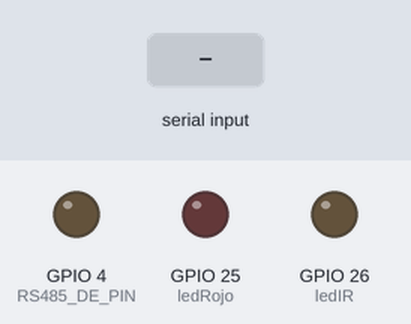
This sketch was run on a simulated ESP32. Parts: output pins drawn as LEDs (lit = HIGH). The inputs (shaded band) are chosen by the test bench. What the sketch prints to the serial monitor is not drawn.

Above: at 0.76 s.
1.3 s: "S90\n" received over the second serial link
At 1.72 s:
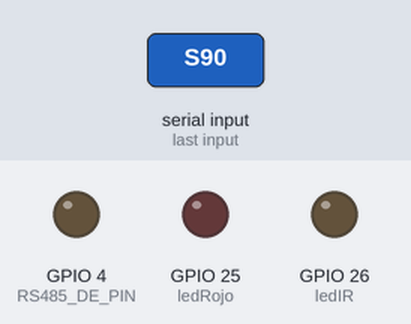
4.3 s: "B90\n" received over the second serial link
At 4.6 s:
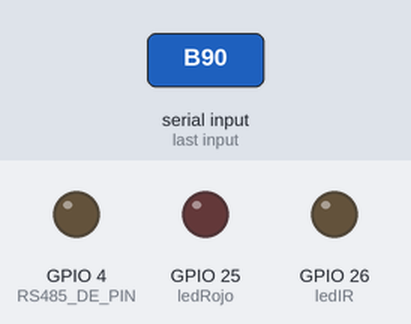
Timing chart, 0 to 13.3 s (numbered marks = the images above; inputs shaded):
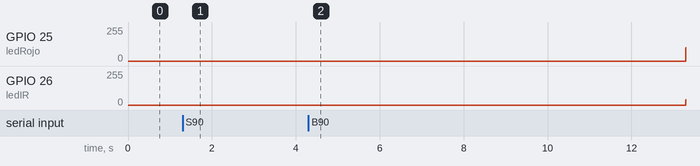

The sketch:

CODIGO_ESP32_485.ino
```cpp
#include <Wire.h>
#include <Adafruit_MCP4725.h>

Adafruit_MCP4725 dac;

const int ledRojo = 25; //Pin para encender diodo Rojo
const int ledIR   = 26; // pin para encender diodo IR

//CONFIGURACIÓN PRINCIPAL
float SpO2_target = 90.0;      // En este parametro se configura el oxigeno del fantoma. Esta pensado para funcionar entre 90 a 100%
int BPM = 90;                  // Ritmo cardíaco (60–100)

//Parámetros LED
const int LED_INTENSITY = 100; // Intensidad con la cual se encienden los diodos tanto rojo como IR
const int LED_BIAS      = 40; // Intensidad base con la cual quedan los diodos, para evitar que se pierda la señal.

//Parámetros morfológicos PPG
float systolicSharpness   = 1.2; // Valor para la formula de Ascenso Sistolico
float dicroticNotchDepth  = 0.4; // Valor para profundidad en muesca dicrotica
float diastolicPeakHeight = 0.8; // Altura del pico diastolico

const int pointsPerCycle = 200; //Cantidad de puntos en cada "latido", con 100 falla en bajos BPM
float x = 0;
bool isRed = true;
unsigned long lastUpdate = 0;

// Variables globales de ratio (calculadas en setup/loop según SpO2_target)
float R_red, R_ir;

//CONFIGURACIÓN RS485
#define RS485_DE_PIN  4  // Pin DE/RE del módulo MAX485 (conectado a GPIO17 del ESP32)
#define RS485_RE_PIN  4  // Misma pin para DE y RE (normalmente se conectan juntos)
HardwareSerial RS485Serial(2); // Usamos Serial2 (UART2) del ESP32

String receivedCommand = "";

//FUNCIÓN CALIBRADA PARA MEDITECH G3H
void updateRatiosFromSpO2(float spo2) { // Debido a que no se encontro una formula en la cual pueda simular de manera adecuada el SpO2
  if (spo2 >= 100.0) {// Los valores se crearon de manera manual, de manera de prueba y error.
    R_red = 0.35;
    R_ir  = 0.05;
  }
  else if (spo2 == 99.0) {
    R_red = 0.01;
    R_ir  = 1.2;
  }
  else if (spo2 == 98.0) {
    R_red = 0.4;
    R_ir  = 1.1;
  }
  else if (spo2 == 97.0) {
    R_red = 0.31;
    R_ir  = 1.0;
  }
  else if (spo2 == 96.0) {
    R_red = 0.2;
    R_ir  = 0.8;
  }
  else if (spo2 == 95.0) {
    R_red = 0.3;
    R_ir  = 1.77;
  }
  else if (spo2 == 94.0) {
    R_red = 0.38;
    R_ir  = 1.9;
  }
  else if (spo2 == 93.0) {
    R_red = 0.38;
    R_ir  = 1.85;
  }
  else if (spo2 == 92.0) {
    R_red = 0.28;
    R_ir  = 1.85;
  }
  else if (spo2 == 91.0) {
    R_red = 0.80;
    R_ir  = 1.85;
  }
  else if (spo2 == 90.0) {
    R_red = 0.1;
    R_ir  = 0.8;
  }
  else {
    R_red = 0.8;
    R_ir  = 0.05;
  }

  if (spo2 >= 95.0) {
    systolicSharpness = 1.2;
    dicroticNotchDepth = 0.4;
    diastolicPeakHeight = 0.8;
  } else if (spo2 >= 90.0) {
    systolicSharpness = 1.2;
    dicroticNotchDepth = 0.4;
    diastolicPeakHeight = 0.8;
  } else {
    systolicSharpness = 1.4;
    dicroticNotchDepth = 0.02;
    diastolicPeakHeight = 0.05;
  }

  // Limitar rangos físicos
  R_red = constrain(R_red, 0.01, 5.0);
  R_ir  = constrain(R_ir,  0.05, 5.0);
}

//FUNCIÓN: Calcular intervalo de muestreo
unsigned long getPointInterval() {
  float beatsPerSecond = BPM / 60.0;
  return (unsigned long)(1000000.0 / (beatsPerSecond * pointsPerCycle));
}

//SETUP
void setup() {
  Serial.begin(115200);

  // Configurar RS485
  pinMode(RS485_DE_PIN, OUTPUT);
  digitalWrite(RS485_DE_PIN, LOW); // Poner en modo recepción
  RS485Serial.begin(9600, SERIAL_8N1, 16, 17); // RX=16, TX=17 (pines GPIO del ESP32)
  Serial.println("Esperando comandos...");

  Wire.begin(21, 22);
  if (!dac.begin(0x60)) {
    Serial.println("DAC no encontrado");
    while (1);
  }
  pinMode(ledRojo, OUTPUT); //Determinar pin para su funcion de "salida"
  pinMode(ledIR,   OUTPUT); //Determinar pin para su funcion de "salida"
  lastUpdate = micros();

  // Inicializar ratios según SpO2_target
  updateRatiosFromSpO2(SpO2_target);
  Serial.print("Configurado para SpO2 = "); Serial.print(SpO2_target);
  Serial.print("% → R_red = "); Serial.print(R_red);
  Serial.print(", R_ir = "); Serial.println(R_ir);
}

//FUNCION: PROCESAR COMANDOS RECIBIDOS
void processCommand(String cmd) {// Recepcion de la imformacion desde el Arduino UNO
  if (cmd.startsWith("S")) {
    float newSpo2 = cmd.substring(1).toFloat();
    if (newSpo2 >= 80 && newSpo2 <= 100) { //Se coloca un parametro que vaya desde los 80 a 100% de SpO2
      SpO2_target = newSpo2;
      updateRatiosFromSpO2(SpO2_target);
      Serial.print("Nuevo SpO2: "); //Mensae para saber que se efectuo el cambio
      Serial.println(SpO2_target);
    }
  } else if (cmd.startsWith("B")) {
    int newBPM = cmd.substring(1).toInt();
    if (newBPM >= 40 && newBPM <= 180) {//Se coloca un parametro que vaya desde los 40 a 180 de BPM, aunque la version 4.0 esta pensado para funcionar entre 60 a 100 BPM
      BPM = newBPM;
      Serial.print("Nuevo BPM: ");//Mensae para saber que se efectuo el cambio
      Serial.println(BPM);
    }
  }
}

// LOOP
void loop() {
  // Leer comandos RS485
  if (RS485Serial.available()) {
    char c = (char)RS485Serial.read();
    if (c == '\n' || c == '\r') {
      if (receivedCommand.length() > 0) {
        processCommand(receivedCommand);
        receivedCommand = "";
      }
    } else {
      receivedCommand += c;
    }
  }


  unsigned long now = micros();
  if (now - lastUpdate >= getPointInterval()) {
    lastUpdate = now;
    isRed = !isRed;

    // Alternar LEDs (modulación de 2 fases)
    if (isRed) {
      analogWrite(ledRojo, LED_INTENSITY);
      analogWrite(ledIR,   LED_BIAS);
    } else {
      analogWrite(ledRojo, LED_BIAS);
      analogWrite(ledIR,   LED_INTENSITY);
    }

    // USO DE RATIOS CALIBRADOS
    float amplitude = isRed ? R_red : R_ir;

    // Generar forma de onda PPG
    float t = x / TWO_PI;
    float systolic_end    = 0.28 + 0.0002 * (100 - BPM);
    float notch_start     = 0.40 + 0.0002 * (100 - BPM);
    float notch_end       = 0.58 + 0.0002 * (100 - BPM);
    float diastolic_start = 0.60 + 0.0003 * (100 - BPM);

    float systolic = (t < systolic_end) //Formula para poder hacer la onda Sistolica
                     ? pow(t / systolic_end, systolicSharpness)
                     : exp(-6.0 * (t - systolic_end));

    float notch = 0.0;
    if (t > notch_start && t < notch_end) { // Formula para hacer la onda dicrotica
      float u = (t - notch_start) / (notch_end - notch_start);
      float shape = u * (1.0 - u);
      notch = -dicroticNotchDepth * shape;
    }

    float diastolic = 0.0;
    if (t > diastolic_start && t < 0.85) { //Formula para hacer la onda Diastolica
      float c = diastolic_start + 0.08;
      float w = 0.04;
      diastolic = diastolicPeakHeight * exp(-sq((t - c) / w));
    }

    float rawPPG = systolic + notch + diastolic;// Suma de las 3 formulas y con ello tener la PPG completa
    float ac = (rawPPG - 0.52) / 0.50;
    ac = constrain(ac, -1.0, 1.0);

    // SEÑAL DAC EN MODO DIRECTO (validado para G3H)
    float signal = 0.65 - 0.25 * amplitude * ac;
    signal = constrain(signal, 0.15, 0.92);  // Evita saturación

    // SALIDA DIRECTA AL DAC (más luz → más voltaje)
    dac.setVoltage((int)(signal * 4095), false); // Valores para el DAC

    x = fmod(x + (TWO_PI / pointsPerCycle), TWO_PI);
  }
}
```

Measured:
- after the input at 1.3 s, GPIO 25 (ledRojo): stays 0/255 (without the input it goes to 100/255 after 2.0 s); GPIO 26 (ledIR): stays 0/255 (without the input it goes to 40/255 after 2.0 s)
- after the input at 4.3 s, GPIO 25 (ledRojo): stays 0/255 (without the input it goes to 100/255 after 2.0 s); GPIO 26 (ledIR): stays 0/255 (without the input it goes to 40/255 after 2.0 s)
